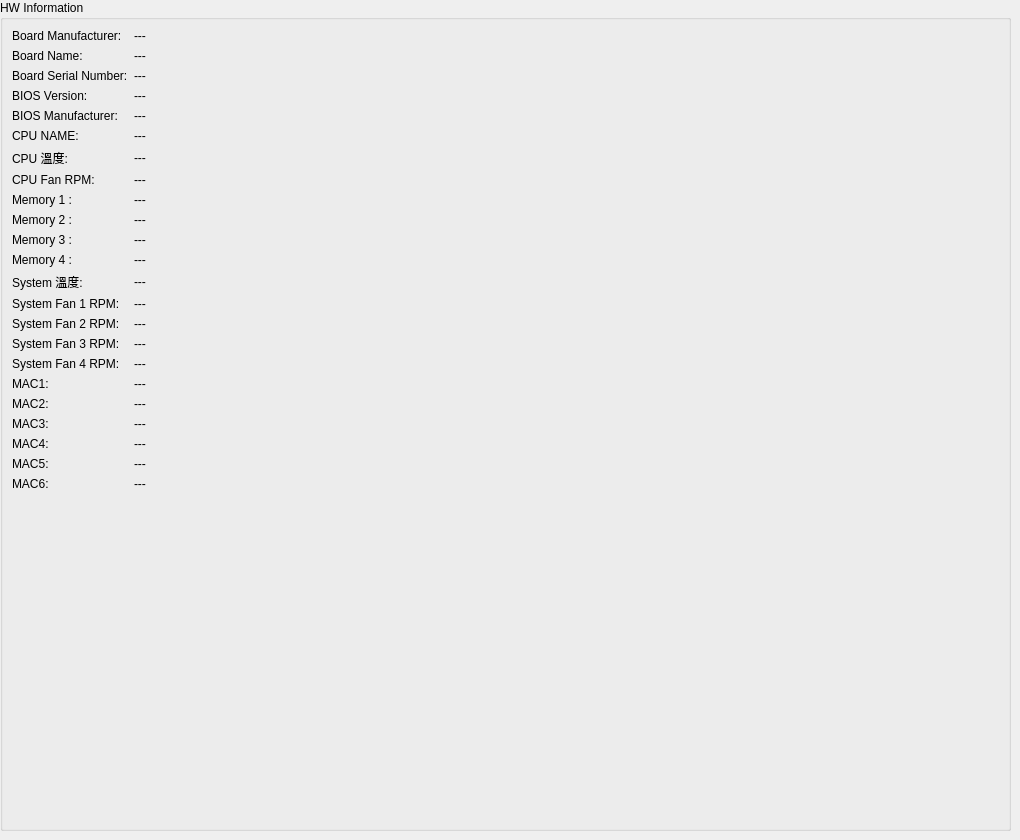
    <widget class="QWidget" name="MB_Information">
     <attribute name="title">
      <string>主機板資訊</string>
     </attribute>
     <widget class="QGroupBox" name="HW_Information_groupBox">
      <property name="geometry">
       <rect>
        <x>0</x>
        <y>0</y>
        <width>1011</width>
        <height>831</height>
       </rect>
      </property>
      <property name="title">
       <string>HW Information</string>
      </property>
      <layout class="QFormLayout" name="formLayout">
       <item row="0" column="0">
        <widget class="QLabel" name="label">
         <property name="text">
          <string>Board Manufacturer:</string>
         </property>
        </widget>
       </item>
       <item row="0" column="1">
        <widget class="QLabel" name="valBoardVendor">
         <property name="text">
          <string>---</string>
         </property>
        </widget>
       </item>
       <item row="1" column="0">
        <widget class="QLabel" name="label_2">
         <property name="text">
          <string>Board Name:</string>
         </property>
        </widget>
       </item>
       <item row="1" column="1">
        <widget class="QLabel" name="valBoardName">
         <property name="text">
          <string>---</string>
         </property>
        </widget>
       </item>
       <item row="2" column="0">
        <widget class="QLabel" name="label_3">
         <property name="text">
          <string>Board Serial Number:</string>
         </property>
        </widget>
       </item>
       <item row="2" column="1">
        <widget class="QLabel" name="valBoardSerial">
         <property name="text">
          <string>---</string>
         </property>
        </widget>
       </item>
       <item row="3" column="0">
        <widget class="QLabel" name="label_4">
         <property name="text">
          <string>BIOS Version:</string>
         </property>
        </widget>
       </item>
       <item row="3" column="1">
        <widget class="QLabel" name="valBiosVersion">
         <property name="text">
          <string>---</string>
         </property>
        </widget>
       </item>
       <item row="4" column="0">
        <widget class="QLabel" name="label_5">
         <property name="text">
          <string>BIOS Manufacturer:</string>
         </property>
        </widget>
       </item>
       <item row="4" column="1">
        <widget class="QLabel" name="valBiosVendor">
         <property name="text">
          <string>---</string>
         </property>
        </widget>
       </item>
       <item row="5" column="0">
        <widget class="QLabel" name="label_11">
         <property name="text">
          <string>CPU NAME:</string>
         </property>
        </widget>
       </item>
       <item row="5" column="1">
        <widget class="QLabel" name="valCPUName">
         <property name="text">
          <string>---</string>
         </property>
        </widget>
       </item>
       <item row="6" column="0">
        <widget class="QLabel" name="label_6">
         <property name="text">
          <string>CPU 溫度:</string>
         </property>
        </widget>
       </item>
       <item row="6" column="1">
        <widget class="QLabel" name="valCpuTemp">
         <property name="text">
          <string>---</string>
         </property>
        </widget>
       </item>
       <item row="7" column="0">
        <widget class="QLabel" name="label_7">
         <property name="text">
          <string>CPU Fan RPM:</string>
         </property>
        </widget>
       </item>
       <item row="7" column="1">
        <widget class="QLabel" name="valCpuFanRpm">
         <property name="text">
          <string>---</string>
         </property>
        </widget>
       </item>
       <item row="8" column="0">
        <widget class="QLabel" name="label_18">
         <property name="text">
          <string>Memory 1 :</string>
         </property>
        </widget>
       </item>
       <item row="8" column="1">
        <widget class="QLabel" name="valMEM1">
         <property name="text">
          <string>---</string>
         </property>
        </widget>
       </item>
       <item row="9" column="0">
        <widget class="QLabel" name="label_15">
         <property name="text">
          <string>Memory 2 :</string>
         </property>
        </widget>
       </item>
       <item row="9" column="1">
        <widget class="QLabel" name="valMEM2">
         <property name="text">
          <string>---</string>
         </property>
        </widget>
       </item>
       <item row="10" column="0">
        <widget class="QLabel" name="label_20">
         <property name="text">
          <string>Memory 3 :</string>
         </property>
        </widget>
       </item>
       <item row="10" column="1">
        <widget class="QLabel" name="valMEM3">
         <property name="text">
          <string>---</string>
         </property>
        </widget>
       </item>
       <item row="11" column="0">
        <widget class="QLabel" name="label_25">
         <property name="text">
          <string>Memory 4 :</string>
         </property>
        </widget>
       </item>
       <item row="11" column="1">
        <widget class="QLabel" name="valMEM4">
         <property name="text">
          <string>---</string>
         </property>
        </widget>
       </item>
       <item row="12" column="0">
        <widget class="QLabel" name="label_8">
         <property name="text">
          <string>System 溫度:</string>
         </property>
        </widget>
       </item>
       <item row="12" column="1">
        <widget class="QLabel" name="valSystemTemp">
         <property name="text">
          <string>---</string>
         </property>
        </widget>
       </item>
       <item row="13" column="0">
        <widget class="QLabel" name="label_10">
         <property name="text">
          <string>System Fan 1 RPM:</string>
         </property>
        </widget>
       </item>
       <item row="13" column="1">
        <widget class="QLabel" name="valSystemFan1RPM">
         <property name="text">
          <string>---</string>
         </property>
        </widget>
       </item>
       <item row="14" column="0">
        <widget class="QLabel" name="label_12">
         <property name="text">
          <string>System Fan 2 RPM:</string>
         </property>
        </widget>
       </item>
       <item row="14" column="1">
        <widget class="QLabel" name="valSystemFan2RPM">
         <property name="text">
          <string>---</string>
         </property>
        </widget>
       </item>
       <item row="15" column="0">
        <widget class="QLabel" name="label_14">
         <property name="text">
          <string>System Fan 3 RPM:</string>
         </property>
        </widget>
       </item>
       <item row="15" column="1">
        <widget class="QLabel" name="valSystemFan3RPM">
         <property name="text">
          <string>---</string>
         </property>
        </widget>
       </item>
       <item row="16" column="0">
        <widget class="QLabel" name="label_16">
         <property name="text">
          <string>System Fan 4 RPM:</string>
         </property>
        </widget>
       </item>
       <item row="16" column="1">
        <widget class="QLabel" name="valSystemFan4RPM">
         <property name="text">
          <string>---</string>
         </property>
        </widget>
       </item>
       <item row="17" column="0">
        <widget class="QLabel" name="label_9">
         <property name="text">
          <string>MAC1:</string>
         </property>
        </widget>
       </item>
       <item row="17" column="1">
        <widget class="QLabel" name="valMAC1">
         <property name="text">
          <string>---</string>
         </property>
        </widget>
       </item>
       <item row="18" column="0">
        <widget class="QLabel" name="label_13">
         <property name="text">
          <string>MAC2:</string>
         </property>
        </widget>
       </item>
       <item row="18" column="1">
        <widget class="QLabel" name="valMAC2">
         <property name="text">
          <string>---</string>
         </property>
        </widget>
       </item>
       <item row="19" column="0">
        <widget class="QLabel" name="label_17">
         <property name="text">
          <string>MAC3:</string>
         </property>
        </widget>
       </item>
       <item row="19" column="1">
        <widget class="QLabel" name="valMAC3">
         <property name="text">
          <string>---</string>
         </property>
        </widget>
       </item>
       <item row="20" column="0">
        <widget class="QLabel" name="label_19">
         <property name="text">
          <string>MAC4:</string>
         </property>
        </widget>
       </item>
       <item row="20" column="1">
        <widget class="QLabel" name="valMAC4">
         <property name="text">
          <string>---</string>
         </property>
        </widget>
       </item>
       <item row="21" column="0">
        <widget class="QLabel" name="label_21">
         <property name="text">
          <string>MAC5:</string>
         </property>
        </widget>
       </item>
       <item row="21" column="1">
        <widget class="QLabel" name="valMAC5">
         <property name="text">
          <string>---</string>
         </property>
        </widget>
       </item>
       <item row="22" column="0">
        <widget class="QLabel" name="label_23">
         <property name="text">
          <string>MAC6:</string>
         </property>
        </widget>
       </item>
       <item row="22" column="1">
        <widget class="QLabel" name="valMAC6">
         <property name="text">
          <string>---</string>
         </property>
        </widget>
       </item>
      </layout>
     </widget>
    </widget>
